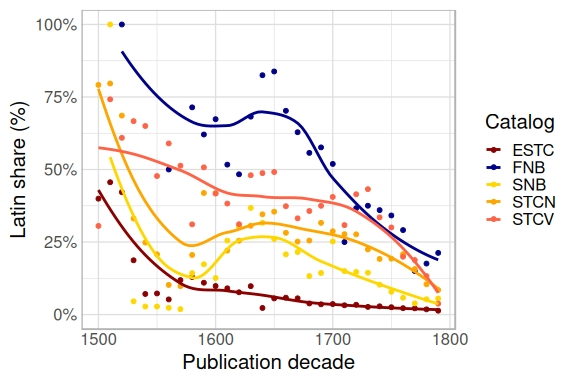

Write the R code that produced this figure.
# Combine language data from catalogs
df <- NULL
for (ctl in names(catalogs)) {

  tmp <- catalogs[[ctl]][, c("language_primary", "publication_country",
                             "publication_place", "publication_decade", "publication_year")]
  tmp$catalog <- rep(ctl, nrow(tmp))
  df <- dplyr::bind_rows(df, tmp) 
}
df <- df %>% mutate(catalog=toupper(catalog))
df$catalog <- factor(df$catalog)
filter <- dplyr::filter

dfs <- df %>% filter(publication_decade >= 1500) %>%
              filter(publication_decade < 1800) %>%	      
	      group_by(catalog, publication_decade, language_primary) %>%
	      summarise(n=n()) %>%
	      mutate(f=n/sum(n)) %>%
	      filter(language_primary=="Latin") %>%
	      mutate(catalog = toupper(catalog))

# Catalog default colors
cols <- default_colors("catalog")[unique(toupper(dfs$catalog))]
p <- ggplot(dfs, aes(x = publication_decade, y = f,
                     color=catalog, fill=catalog)) +
       #geom_bar(position="dodge", stat="identity") +
       #geom_point() +
       #geom_line() +
       
       geom_point() +
       geom_smooth(se=FALSE) +
       
       theme_comhis("discrete", base_size=20) +
       labs(x = "Publication decade", y = "Latin share (%)") +
       scale_y_continuous(label=scales::percent, limits=c(0,1)) +
       scale_colour_manual(values=unname(cols)) +
       scale_fill_manual(values=unname(cols)) +
       labs(# title="Title share",
            fill="Catalog",
	    color="Catalog") 

CairoJPEG("Figure1.jpg", width=1.2*480, height=0.8*480, quality=100)
print(p)
dev.off()

s <- 5 * 480; CairoTIFF("Figure1.tif", width=1.2*s, height=0.8*s, dpi=300); print(p); dev.off()
